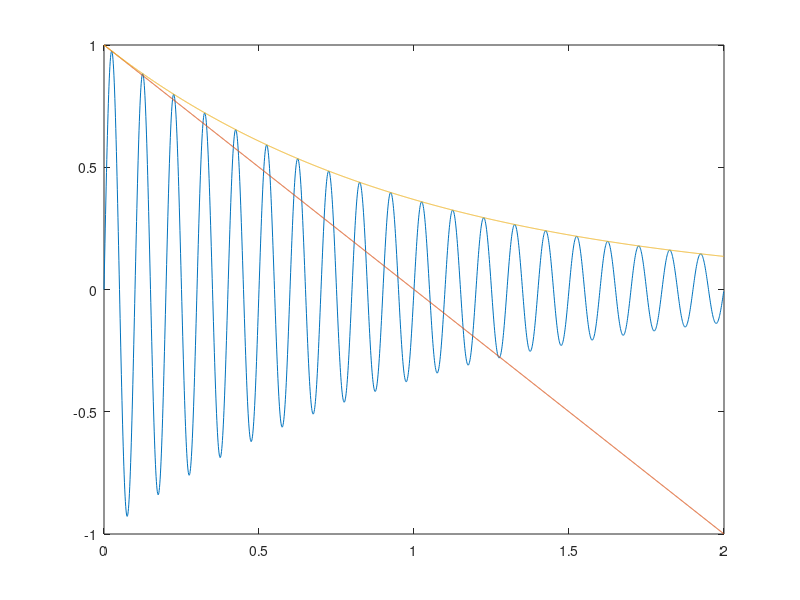

The MATLAB source for this figure:
f=10;
fp=1000;
T=1;
A=1;
Tp=1/fp;
N=2/Tp;
n=0:(N-1);
t=n/fp;

x=A*exp(-t/T).*sin(2*pi*f*t);
obw=A*exp(-t/T);
s=A*(1-(1/T)*t);

plot(t,x,t,s,t,obw);
